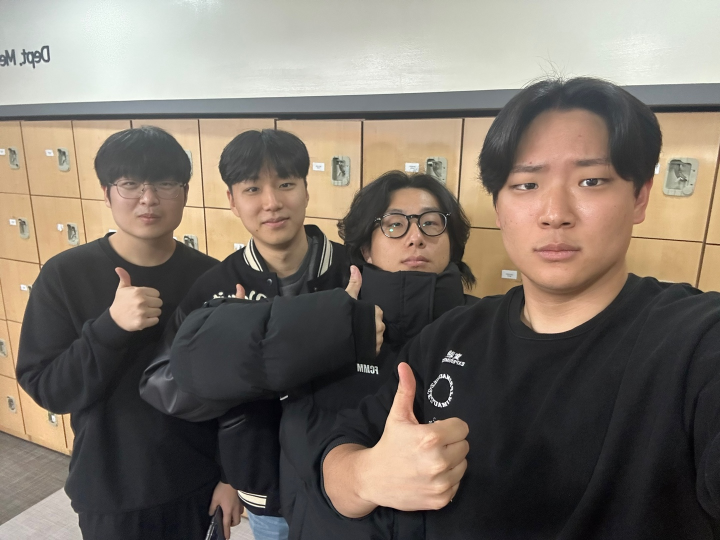
#> input picture 12week/123.jpg, 1440 x 1080 px (shown at 1/2 size)
$ python ex2.py
#> lines starting #> are read from the running program, lines starting #| are printed output that depends on the picture; after the words box and inside, x2 and y2 are one past the last pixel; in counts of white or black regions, pixels touching at a corner belong together
import numpy as np
import cv2

face_cascade=cv2.CascadeClassifier(cv2.data.haarcascades+'haarcascade_frontalface_default.xml')
ff=np.fromfile(r'123.jpg',np.uint8)
img=cv2.imdecode(ff,cv2.IMREAD_UNCHANGED)
#> img is the input picture: shape (1080, 1440, 3); mean B, G, R 103.9, 113.6, 122.6
img=cv2.resize(img,dsize=(0,0),fx=1.0,fy=1.0,interpolation=cv2.INTER_LINEAR)

gray=cv2.cvtColor(img,cv2.COLOR_BGR2GRAY)
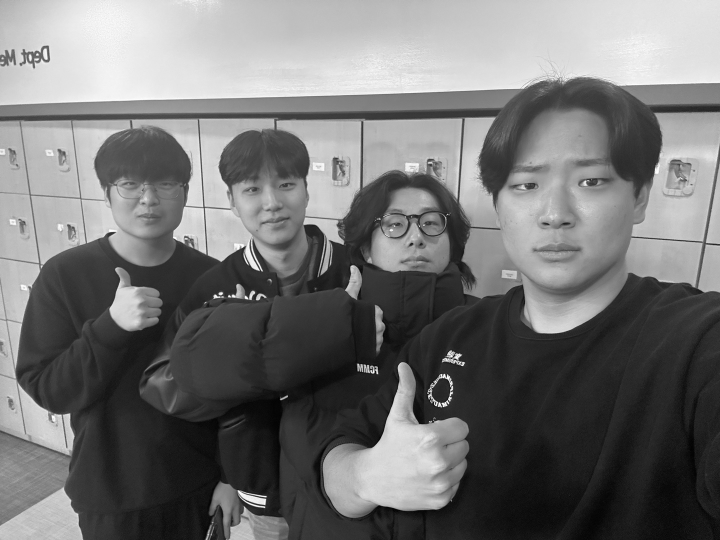
#> gray: shape (1080, 1440) (shown at 1/2 size); min 0, max 255, mean 115.2
cv2.imshow('gray find',gray)

faces=face_cascade.detectMultiScale(gray,1.2,5)
#> faces = [[753, 381, 158, 158], [453, 304, 179, 179], [973, 252, 295, 295]]
for(x,y,w,h) in faces:
    cv2.rectangle(img,(x,y), (x+w,y+h), (255,0,0),2)
    face_img=img[y:y+h,x:x+w]
    face_img=cv2.resize(face_img,dsize=(0,0),fx=0.1,fy=0.1)
    face_img=cv2.resize(face_img,(w,h),interpolation=cv2.INTER_AREA)
    img[y:y+h,x:x+w]=face_img
#> this loop made 3 passes
#> pass 1, `face_img=img[y:y+h,x:x+w]`:
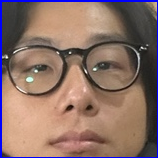
#> face_img: shape (158, 158, 3); mean B, G, R 104, 112.6, 139.6
#> pass 1, `face_img=cv2.resize(face_img,(w,h),interpolation=cv2.INTER_AREA)`:
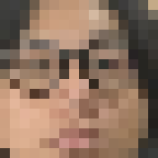
#> face_img: shape (158, 158, 3); mean B, G, R 96.4, 115, 142.7
#> pass 2, `face_img=img[y:y+h,x:x+w]`:
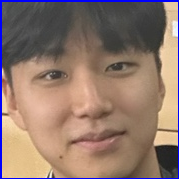
#> face_img: shape (179, 179, 3); mean B, G, R 108.8, 119.8, 143.9
#> pass 2, `face_img=cv2.resize(face_img,(w,h),interpolation=cv2.INTER_AREA)`:
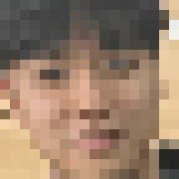
#> face_img: shape (179, 179, 3); mean B, G, R 104.5, 124.8, 149.4
#> after the loop:
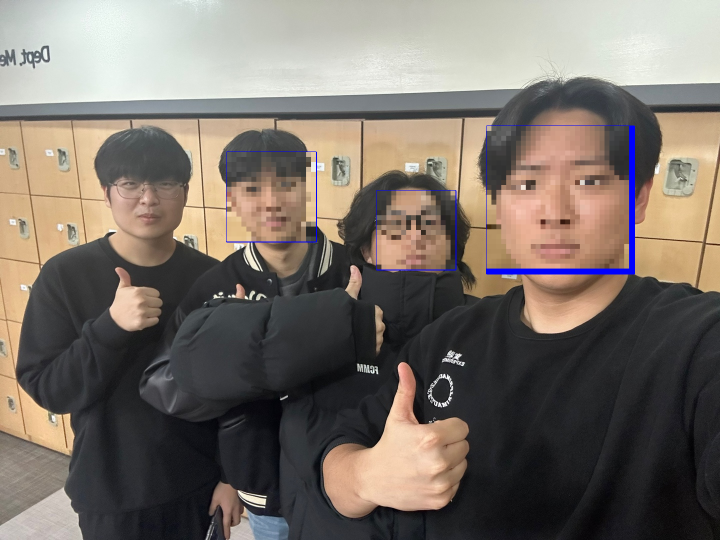
#> img: shape (1080, 1440, 3) (shown at 1/2 size); 9.24% of pixels changed, all inside (x1, y1, x2, y2) = (452, 251, 1270, 549)


cv2.imshow('face find',img)
cv2.imwrite('image1.jpg',img)
cv2.waitKey(0)
cv2.destroyAllWindows()

$ run again, with 12week/sample_img.jpg copied over 12week/123.jpg
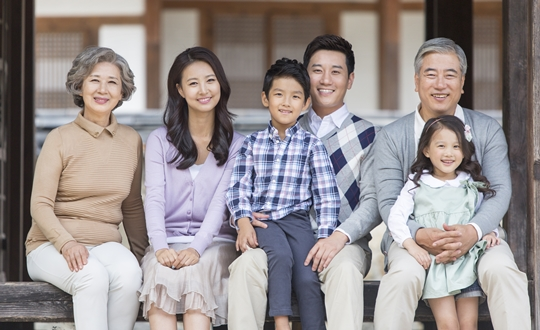
#> input picture 12week/sample_img.jpg, 540 x 330 px
#> img is the input picture: shape (330, 540, 3); mean B, G, R 141.2, 141.7, 150.2
#> `gray=cv2.cvtColor(img,cv2.COLOR_BGR2GRAY)`:
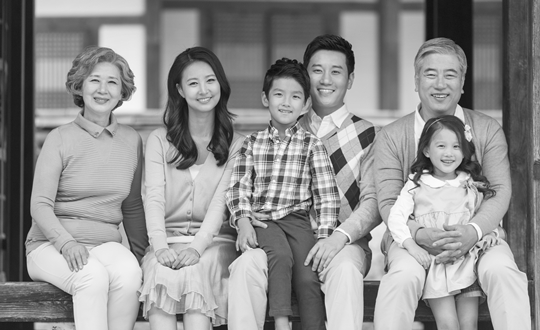
#> gray: shape (330, 540); min 10, max 254, mean 144.2
#> faces = [[302, 50, 52, 52], [78, 62, 49, 49], [263, 76, 47, 47], [424, 127, 46, 46], [413, 52, 57, 57], [175, 61, 52, 52], [409, 28, 64, 64]]
#> the loop `for(x,y,w,h) in faces:` made 7 passes
#> after the loop `for(x,y,w,h) in faces:`:
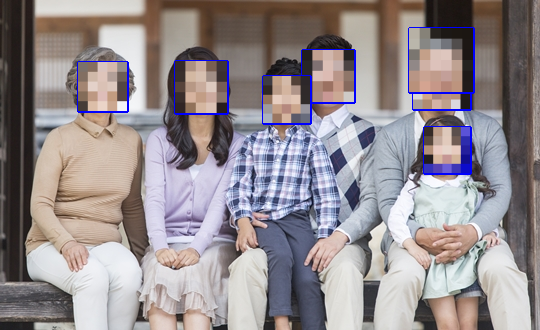
#> img: shape (330, 540, 3); 10.52% of pixels changed, all inside (x1, y1, x2, y2) = (77, 27, 475, 175)
